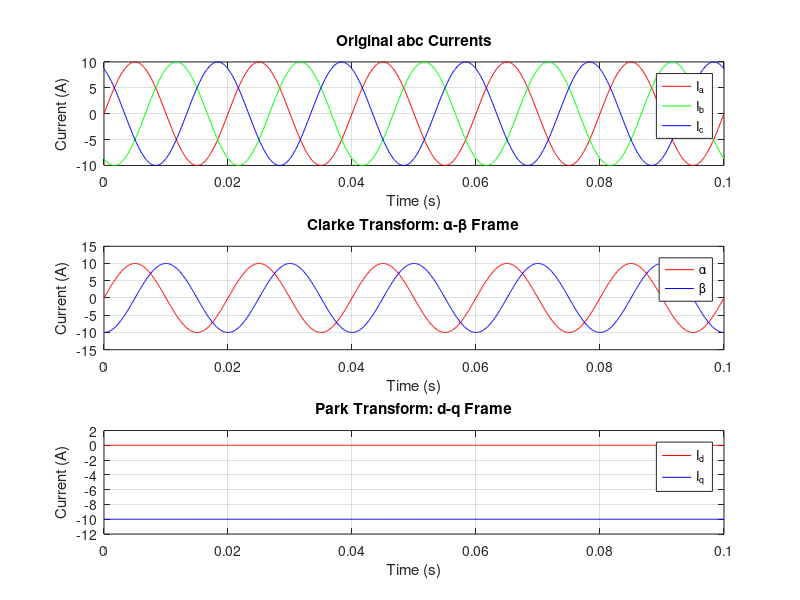
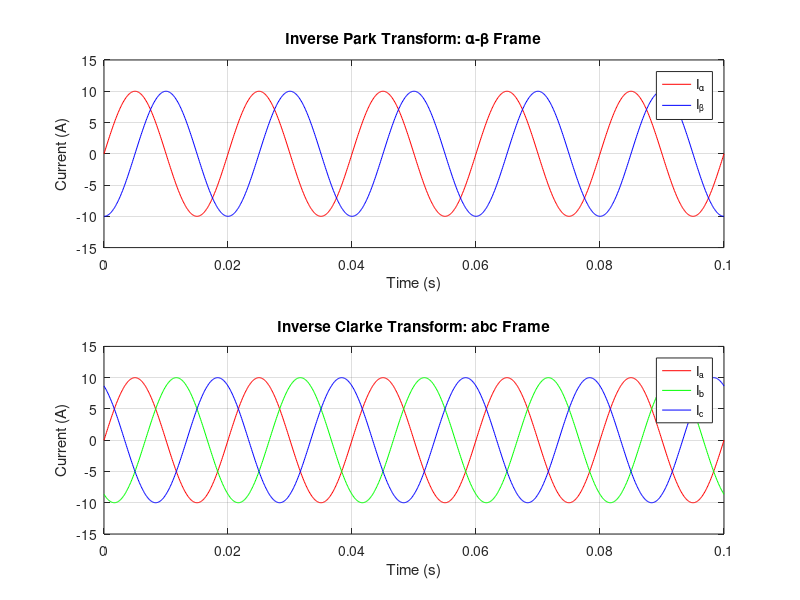

MATLAB code for these plots, in order:
clc;
clear;

% Constants
f = 50;                      % Frequency in Hz
omega = 2 * pi * f;          % Angular frequency (rad/s)
t = 0:0.0001:0.1;            % Time vector
theta = omega * t;           % Electrical angle (rotor position)

% Input abc phase currents (example: sinusoidal signals)
I_a = 10 * sin(omega * t);                     % Phase A current
I_b = 10 * sin(omega * t - 2*pi/3);            % Phase B current
I_c = 10 * sin(omega * t + 2*pi/3);            % Phase C current

%% Clarke Transformation (abc -> αβ)
% Formula:
% Iα = (2/3)*Ia - (1/3)*Ib - (1/3)*Ic
% Iβ = (1/sqrt(3))*(Ib - Ic)
I_alpha = (2/3) * I_a - (1/3) * I_b - (1/3) * I_c;
I_beta = (1/sqrt(3)) * (I_b - I_c);

% Zero-sequence component (not used in balanced systems)
I_0 = (1/3) * (I_a + I_b + I_c);

%% Park Transformation (αβ -> dq)
% Formula:
% Id = Iα*cos(θ) + Iβ*sin(θ)
% Iq = -Iα*sin(θ) + Iβ*cos(θ)
I_d = I_alpha .* cos(theta) + I_beta .* sin(theta);
I_q = -I_alpha .* sin(theta) + I_beta .* cos(theta);

%% Inverse Park Transformation (dq -> αβ)
% Formula:
% Iα = Id*cos(θ) - Iq*sin(θ)
% Iβ = Id*sin(θ) + Iq*cos(θ)
I_alpha_reconstructed = I_d .* cos(theta) - I_q .* sin(theta);
I_beta_reconstructed = I_d .* sin(theta) + I_q .* cos(theta);

%% Inverse Clarke Transformation (αβ -> abc)
% Formula:
% Ia = Iα
% Ib = -0.5*Iα + sqrt(3)/2 * Iβ
% Ic = -0.5*Iα - sqrt(3)/2 * Iβ
I_a_reconstructed = I_alpha_reconstructed;
I_b_reconstructed = -0.5 * I_alpha_reconstructed + (sqrt(3)/2) * I_beta_reconstructed;
I_c_reconstructed = -0.5 * I_alpha_reconstructed - (sqrt(3)/2) * I_beta_reconstructed;

%% Plot Results

% Plot original abc currents
figure;
subplot(3,1,1);
plot(t, I_a, 'r', 'DisplayName', 'I_a');
hold on;
plot(t, I_b, 'g', 'DisplayName', 'I_b');
plot(t, I_c, 'b', 'DisplayName', 'I_c');
xlabel('Time (s)');
ylabel('Current (A)');
title('Original abc Currents');
legend;
grid on;

% Plot αβ currents (Clarke Transformation)
subplot(3,1,2);
plot(t, I_alpha, 'r', 'DisplayName', '\alpha');
hold on;
plot(t, I_beta, 'b', 'DisplayName', '\beta');
xlabel('Time (s)');
ylabel('Current (A)');
title('Clarke Transform: \alpha-\beta Frame');
legend;
grid on;

% Plot dq currents (Park Transformation)
subplot(3,1,3);
plot(t, I_d, 'r', 'DisplayName', 'I_d');
hold on;
plot(t, I_q, 'b', 'DisplayName', 'I_q');
xlabel('Time (s)');
ylabel('Current (A)');
title('Park Transform: d-q Frame');
legend;
grid on;

% Plot Inverse Park Transformation
figure;
subplot(2,1,1);
plot(t, I_alpha_reconstructed, 'r', 'DisplayName', 'I_{\alpha}');
hold on;
plot(t, I_beta_reconstructed, 'b', 'DisplayName', 'I_{\beta}');
xlabel('Time (s)');
ylabel('Current (A)');
title('Inverse Park Transform: \alpha-\beta Frame');
legend;
grid on;

% Plot Inverse Clarke Transformation
subplot(2,1,2);
plot(t, I_a_reconstructed, 'r', 'DisplayName', 'I_a');
hold on;
plot(t, I_b_reconstructed, 'g', 'DisplayName', 'I_b');
plot(t, I_c_reconstructed, 'b', 'DisplayName', 'I_c');
xlabel('Time (s)');
ylabel('Current (A)');
title('Inverse Clarke Transform: abc Frame');
legend;
grid on;

